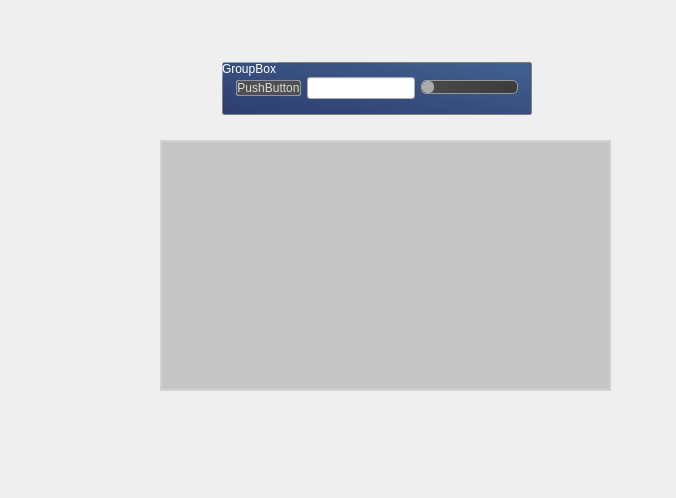
<?xml version="1.0" encoding="UTF-8"?>
<ui version="4.0">
 <class>ToetsDialog</class>
 <widget class="QDialog" name="ToetsDialog">
  <property name="geometry">
   <rect>
    <x>0</x>
    <y>0</y>
    <width>676</width>
    <height>498</height>
   </rect>
  </property>
  <property name="windowTitle">
   <string>Dialog</string>
  </property>
  <widget class="QGroupBox" name="groupBox_Patch">
   <property name="geometry">
    <rect>
     <x>160</x>
     <y>140</y>
     <width>451</width>
     <height>251</height>
    </rect>
   </property>
   <property name="styleSheet">
    <string notr="true">QGroupBox{
	background-color:  rgba(107, 107, 107, 80);
	border: 2px solid;
	border-color: rgba(255,255,255,50);
}

QPushButton{
	color: rgba(255,255,255,200);
	background-color: rgb(80,80,80);
	border: 1px solid rgba(255,255,255,100);
	border-radius: 2px;
}

QPushButton::hover{
	color: rgba(255,255,255,255);
	background-color: rgb(100,100,100);
}</string>
   </property>
   <property name="title">
    <string/>
   </property>
   <property name="checkable">
    <bool>false</bool>
   </property>
   <layout class="QGridLayout" name="gridLayout" rowstretch="0">
    <property name="horizontalSpacing">
     <number>1</number>
    </property>
    <property name="verticalSpacing">
     <number>3</number>
    </property>
    <property name="margin">
     <number>2</number>
    </property>
   </layout>
  </widget>
  <widget class="QGroupBox" name="groupBox_16">
   <property name="geometry">
    <rect>
     <x>220</x>
     <y>60</y>
     <width>314</width>
     <height>57</height>
    </rect>
   </property>
   <property name="minimumSize">
    <size>
     <width>0</width>
     <height>50</height>
    </size>
   </property>
   <property name="styleSheet">
    <string notr="true">

QGroupBox{
border-top: 1px solid rgb(100,100,100);
    border-left: 1px solid rgb(100,100,100);
    border-right: 1px solid rgb(90,90,90);
    border-bottom: 1px solid rgb(75,75,75);

	

background-color: qlineargradient(spread:pad, x1:0, y1:1, x2:1, y2:0, stop:0 rgba(45, 62, 109, 255), stop:1 rgba(65, 97, 145, 255));
	border: 1px solid grey;
	color: white;
	padding: 4px;
   border-radius: 2px;
	

	border-radius: 2px;
	margin: 2px;
	padding-top: 2ex;
}



QPushButton{
	color: rgba(255,255,255,200);
	background-color: rgb(80,80,80);
	border: 1px solid rgba(255,255,255,100);
	border-radius: 2px;
}

QPushButton::hover{
	color: rgba(255,255,255,255);
	background-color: rgb(100,100,100);
}

/********************************************************
/* Sliders
/*******************************************************/

QSlider{
	background: rgba(0,0,0,0);
}

QSlider::groove:horizontal {
     border: 1px solid #999999;
	border-radius: 5px;
     height: 12px; /* the groove expands to the size of the slider by default. by giving it a height, it has a fixed size */
     background: qlineargradient(x1:0, y1:0, x2:1, y2:0, stop:0 rgba(75,75,75, 255), stop:1 rgba(59,59,59, 255));
     margin: 2px 0;
 }

QSlider::handle:horizontal {
     border: 0px;
	background-color: rgb(171, 171, 171);
     width: 12px;
     margin: 0px 0 0px 0; /* handle is placed by default on the contents rect of the groove. Expand outside the groove */
	border-radius: 5px;
 }

QSlider::handle:horizontal:hover {
     border: 0px;
	background-color: rgb(200, 200, 200);
     width: 12px;
     margin: 0px 0 0px 0; /* handle is placed by default on the contents rect of the groove. Expand outside the groove */
	border-radius: 5px;
 }</string>
   </property>
   <property name="title">
    <string>GroupBox</string>
   </property>
   <layout class="QGridLayout" name="gridLayout_14">
    <item row="0" column="0">
     <widget class="QPushButton" name="pushButton">
      <property name="text">
       <string>PushButton</string>
      </property>
     </widget>
    </item>
    <item row="0" column="1">
     <widget class="QLineEdit" name="lineEdit"/>
    </item>
    <item row="0" column="2">
     <widget class="QSlider" name="horizontalSlider">
      <property name="orientation">
       <enum>Qt::Horizontal</enum>
      </property>
     </widget>
    </item>
   </layout>
  </widget>
 </widget>
 <resources/>
 <connections/>
</ui>
